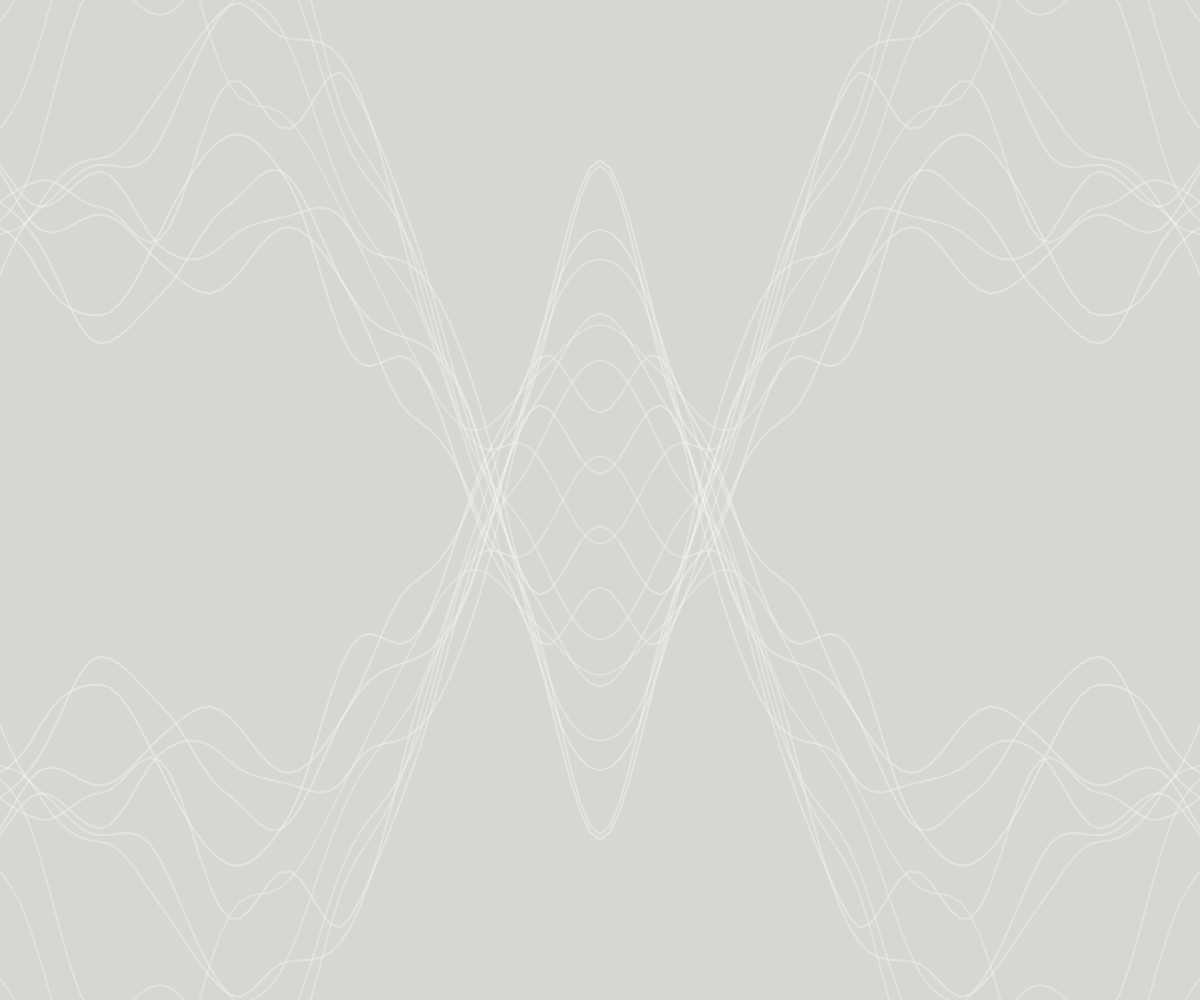
Frame 1 (no input)
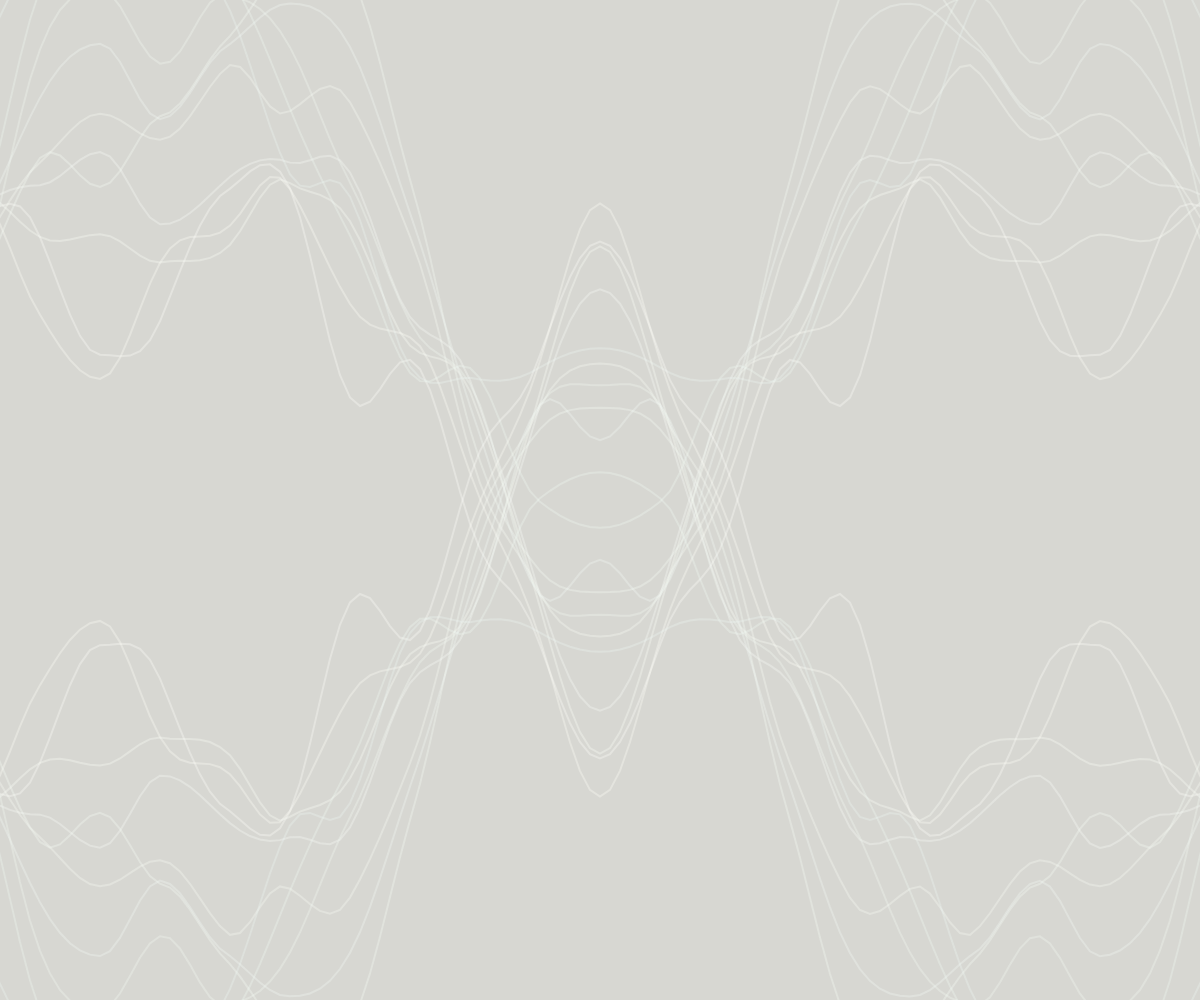
Frame 60 (no input)
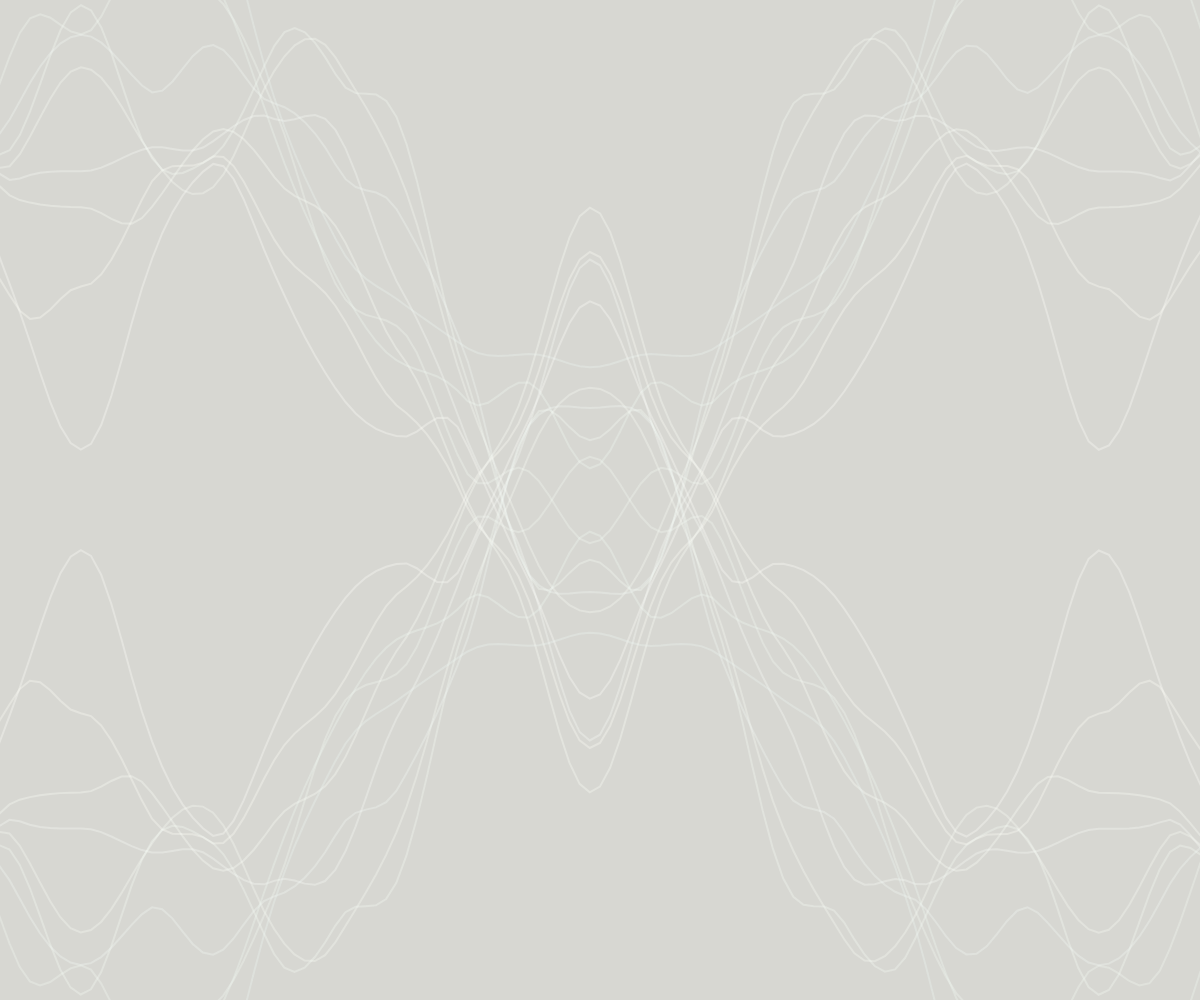
Frame 120 (the mouse pressed at the canvas centre since frame 60)

The p5.js sketch that drew these frames (run headless with seeded random() and noise() and a simulated clock; from frame 60 on, the mouse is pressed at the canvas centre):

// p5.js sketch
// ── sketch.js
let click = 0;
function setup() {
  createCanvas(windowWidth, windowHeight);
  noFill();
  strokeWeight(2);
}

function draw() {
  background(215, 215, 210);
  translate(width / 2, height / 2);
  click *= 0.9;
  rot = sin(frameCount * 0.0002) * 0.01;
  push();
  rotate(rot);
  drawWaves();
  pop();

  push();
  rotate(rot);
  scale(1, -1); //mirrors the lines
  drawWaves();
  pop();
}

function drawWaves(){
  let rows = 10;
  let interactY = mouseY*0.00007;
  let interactX = mouseX*0.00003;
  for (let j = 0; j < rows; j++) {
    beginShape();
    let yOff = j * 10;
    stroke(255 - j * 2, 255 - j, 250 - j, 80);
    for (let x = -width; x < width; x += 10) {
      let n = noise(x * 0.002+interactX, j * 0.1+interactY, frameCount * 0.002);
      let y = map(n, 0, 1, -height, height); 
      let w = y - yOff + sin(frameCount * 0.01 + j) * 10;
      let pulseY = w * (1 + click * 10);
      let pulseX = x * (1 + click * 10);
      vertex(pulseX, pulseY);
    }
    endShape();
  }
}
function mousePressed() {
  if (event.target.tagName !== 'A' && event.target.tagName !== 'BUTTON') {
    click = 1;
  }
}

function windowResized() {
  resizeCanvas(windowWidth, windowHeight);
}


// ── style.css
html, body {
  margin: 0;
  padding: 0;
  overflow: hidden;
  height: 100%;
}
canvas {
  position: fixed;
  top: 0;
  left: 0;
  display: block;
  z-index: -1;
}
.content{
  display: flex;
  flex-direction: column;
  align-items: flex-start;
  justify-content: flex-start;
  height: 100vh;
  padding: 10vh 0 0 4vw;
  z-index: 1;
  color: white;
  text-align: center;
  font-family:'Comfortaa', cursive;
  font-size: 30px;
}
a{
  text-decoration: none;
  color:white;
  transition: transform 0.3s ease;
  font-size: 45px;
  margin-bottom: 30px;
}
a:hover {
  transform:translateX(50px);
  color:antiquewhite;
}

#customCursor {
  position: fixed;
  left: 0;
  top: 0;
  width: 25px;
  height: 25px;
  border: 1px solid black;
  border-radius: 50%;
  pointer-events: none;
  transform: translate(-50%, -50%);
  z-index: 9999;
}

a:hover ~ #customCursor {
  transform: translate(-50%, -50%) scale(1.4);
  border-color: rgb(80,80,80);
}

html, body, a, button {
  cursor: none !important;
}
